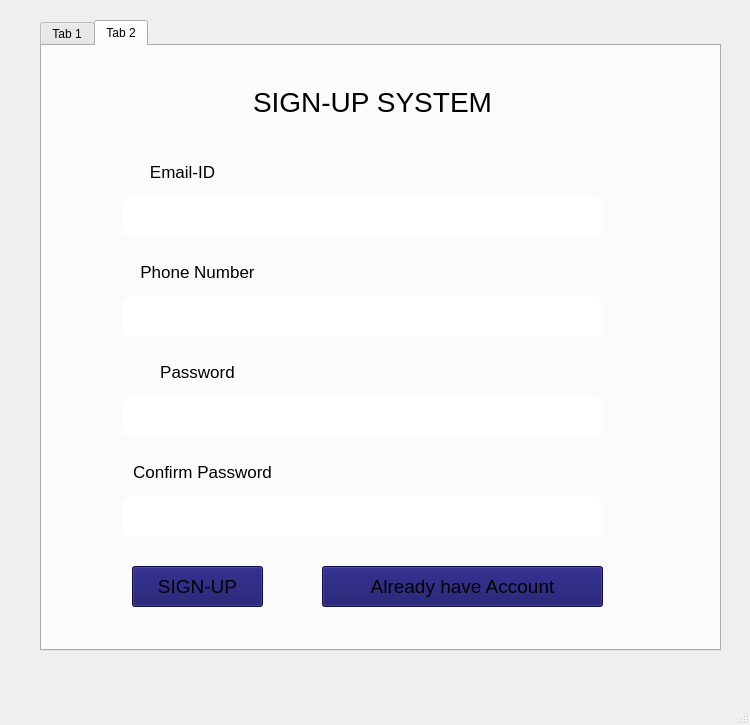
<?xml version="1.0" encoding="UTF-8"?>
<ui version="4.0">
 <class>MainWindow</class>
 <widget class="QMainWindow" name="MainWindow">
  <property name="geometry">
   <rect>
    <x>0</x>
    <y>0</y>
    <width>750</width>
    <height>725</height>
   </rect>
  </property>
  <property name="windowTitle">
   <string>Login System using Python3</string>
  </property>
  <widget class="QWidget" name="centralwidget">
   <widget class="QTabWidget" name="tabWidget">
    <property name="geometry">
     <rect>
      <x>40</x>
      <y>20</y>
      <width>681</width>
      <height>631</height>
     </rect>
    </property>
    <property name="currentIndex">
     <number>1</number>
    </property>
    <widget class="QWidget" name="tab">
     <attribute name="title">
      <string>Tab 1</string>
     </attribute>
     <widget class="QLabel" name="label">
      <property name="geometry">
       <rect>
        <x>30</x>
        <y>30</y>
        <width>621</width>
        <height>51</height>
       </rect>
      </property>
      <property name="font">
       <font>
        <pointsize>21</pointsize>
       </font>
      </property>
      <property name="text">
       <string>LOGIN SYSTEM</string>
      </property>
      <property name="alignment">
       <set>Qt::AlignCenter</set>
      </property>
     </widget>
     <widget class="QLabel" name="label_2">
      <property name="geometry">
       <rect>
        <x>110</x>
        <y>140</y>
        <width>131</width>
        <height>31</height>
       </rect>
      </property>
      <property name="font">
       <font>
        <pointsize>13</pointsize>
       </font>
      </property>
      <property name="text">
       <string>Email or Phone</string>
      </property>
      <property name="alignment">
       <set>Qt::AlignCenter</set>
      </property>
     </widget>
     <widget class="QLineEdit" name="lineEdit">
      <property name="geometry">
       <rect>
        <x>100</x>
        <y>180</y>
        <width>481</width>
        <height>41</height>
       </rect>
      </property>
      <property name="font">
       <font>
        <pointsize>13</pointsize>
       </font>
      </property>
      <property name="styleSheet">
       <string notr="true">border:2px solid white;border-radius:10px;padding:10px 10px;</string>
      </property>
     </widget>
     <widget class="QLabel" name="label_3">
      <property name="geometry">
       <rect>
        <x>110</x>
        <y>260</y>
        <width>101</width>
        <height>31</height>
       </rect>
      </property>
      <property name="font">
       <font>
        <pointsize>13</pointsize>
       </font>
      </property>
      <property name="text">
       <string>Password</string>
      </property>
      <property name="alignment">
       <set>Qt::AlignCenter</set>
      </property>
     </widget>
     <widget class="QLineEdit" name="lineEdit_2">
      <property name="geometry">
       <rect>
        <x>100</x>
        <y>300</y>
        <width>481</width>
        <height>41</height>
       </rect>
      </property>
      <property name="font">
       <font>
        <pointsize>15</pointsize>
       </font>
      </property>
      <property name="styleSheet">
       <string notr="true">border:2px solid white;border-radius:10px;padding:10px 10px;</string>
      </property>
      <property name="echoMode">
       <enum>QLineEdit::PasswordEchoOnEdit</enum>
      </property>
     </widget>
     <widget class="QPushButton" name="pushButton">
      <property name="geometry">
       <rect>
        <x>110</x>
        <y>380</y>
        <width>131</width>
        <height>41</height>
       </rect>
      </property>
      <property name="font">
       <font>
        <pointsize>14</pointsize>
       </font>
      </property>
      <property name="cursor">
       <cursorShape>PointingHandCursor</cursorShape>
      </property>
      <property name="styleSheet">
       <string notr="true">background:rgb(16, 12, 99);</string>
      </property>
      <property name="text">
       <string>LOGIN</string>
      </property>
     </widget>
     <widget class="QPushButton" name="pushButton_3">
      <property name="geometry">
       <rect>
        <x>290</x>
        <y>380</y>
        <width>291</width>
        <height>41</height>
       </rect>
      </property>
      <property name="font">
       <font>
        <pointsize>14</pointsize>
       </font>
      </property>
      <property name="cursor">
       <cursorShape>PointingHandCursor</cursorShape>
      </property>
      <property name="styleSheet">
       <string notr="true">background:rgb(16, 12, 99);</string>
      </property>
      <property name="text">
       <string>Not a Member, Sign-up Now?</string>
      </property>
     </widget>
    </widget>
    <widget class="QWidget" name="tab_2">
     <attribute name="title">
      <string>Tab 2</string>
     </attribute>
     <widget class="QLabel" name="label_4">
      <property name="geometry">
       <rect>
        <x>20</x>
        <y>30</y>
        <width>621</width>
        <height>51</height>
       </rect>
      </property>
      <property name="font">
       <font>
        <pointsize>21</pointsize>
       </font>
      </property>
      <property name="text">
       <string>SIGN-UP SYSTEM</string>
      </property>
      <property name="alignment">
       <set>Qt::AlignCenter</set>
      </property>
     </widget>
     <widget class="QLineEdit" name="lineEdit_3">
      <property name="geometry">
       <rect>
        <x>80</x>
        <y>150</y>
        <width>481</width>
        <height>41</height>
       </rect>
      </property>
      <property name="font">
       <font>
        <pointsize>14</pointsize>
       </font>
      </property>
      <property name="styleSheet">
       <string notr="true">border:2px solid white;border-radius:10px;padding:10px 10px;</string>
      </property>
     </widget>
     <widget class="QLabel" name="label_5">
      <property name="geometry">
       <rect>
        <x>90</x>
        <y>210</y>
        <width>131</width>
        <height>31</height>
       </rect>
      </property>
      <property name="font">
       <font>
        <pointsize>13</pointsize>
       </font>
      </property>
      <property name="text">
       <string>Phone Number</string>
      </property>
      <property name="alignment">
       <set>Qt::AlignCenter</set>
      </property>
     </widget>
     <widget class="QPushButton" name="pushButton_2">
      <property name="geometry">
       <rect>
        <x>90</x>
        <y>520</y>
        <width>131</width>
        <height>41</height>
       </rect>
      </property>
      <property name="font">
       <font>
        <pointsize>14</pointsize>
       </font>
      </property>
      <property name="cursor">
       <cursorShape>PointingHandCursor</cursorShape>
      </property>
      <property name="styleSheet">
       <string notr="true">background:rgb(16, 12, 99);</string>
      </property>
      <property name="text">
       <string>SIGN-UP</string>
      </property>
     </widget>
     <widget class="QLabel" name="label_6">
      <property name="geometry">
       <rect>
        <x>90</x>
        <y>110</y>
        <width>101</width>
        <height>31</height>
       </rect>
      </property>
      <property name="font">
       <font>
        <pointsize>13</pointsize>
       </font>
      </property>
      <property name="text">
       <string>Email-ID</string>
      </property>
      <property name="alignment">
       <set>Qt::AlignCenter</set>
      </property>
     </widget>
     <widget class="QLineEdit" name="lineEdit_4">
      <property name="geometry">
       <rect>
        <x>80</x>
        <y>250</y>
        <width>481</width>
        <height>41</height>
       </rect>
      </property>
      <property name="font">
       <font>
        <pointsize>14</pointsize>
       </font>
      </property>
      <property name="styleSheet">
       <string notr="true">border:2px solid white;border-radius:10px;padding:10px 10px;</string>
      </property>
     </widget>
     <widget class="QLineEdit" name="lineEdit_5">
      <property name="geometry">
       <rect>
        <x>80</x>
        <y>450</y>
        <width>481</width>
        <height>41</height>
       </rect>
      </property>
      <property name="font">
       <font>
        <pointsize>14</pointsize>
       </font>
      </property>
      <property name="styleSheet">
       <string notr="true">border:2px solid white;border-radius:10px;padding:10px 10px;</string>
      </property>
     </widget>
     <widget class="QLabel" name="label_7">
      <property name="geometry">
       <rect>
        <x>80</x>
        <y>410</y>
        <width>161</width>
        <height>31</height>
       </rect>
      </property>
      <property name="font">
       <font>
        <pointsize>13</pointsize>
       </font>
      </property>
      <property name="text">
       <string>Confirm Password</string>
      </property>
      <property name="alignment">
       <set>Qt::AlignCenter</set>
      </property>
     </widget>
     <widget class="QLineEdit" name="lineEdit_6">
      <property name="geometry">
       <rect>
        <x>80</x>
        <y>350</y>
        <width>481</width>
        <height>41</height>
       </rect>
      </property>
      <property name="font">
       <font>
        <pointsize>14</pointsize>
       </font>
      </property>
      <property name="styleSheet">
       <string notr="true">border:2px solid white;border-radius:10px;padding:10px 10px;</string>
      </property>
     </widget>
     <widget class="QLabel" name="label_8">
      <property name="geometry">
       <rect>
        <x>90</x>
        <y>310</y>
        <width>131</width>
        <height>31</height>
       </rect>
      </property>
      <property name="font">
       <font>
        <pointsize>13</pointsize>
       </font>
      </property>
      <property name="text">
       <string>Password</string>
      </property>
      <property name="alignment">
       <set>Qt::AlignCenter</set>
      </property>
     </widget>
     <widget class="QPushButton" name="pushButton_4">
      <property name="geometry">
       <rect>
        <x>280</x>
        <y>520</y>
        <width>281</width>
        <height>41</height>
       </rect>
      </property>
      <property name="font">
       <font>
        <pointsize>14</pointsize>
       </font>
      </property>
      <property name="cursor">
       <cursorShape>PointingHandCursor</cursorShape>
      </property>
      <property name="styleSheet">
       <string notr="true">background:rgb(16, 12, 99);</string>
      </property>
      <property name="text">
       <string>Already have Account</string>
      </property>
     </widget>
    </widget>
   </widget>
  </widget>
  <widget class="QMenuBar" name="menubar">
   <property name="geometry">
    <rect>
     <x>0</x>
     <y>0</y>
     <width>750</width>
     <height>30</height>
    </rect>
   </property>
  </widget>
  <widget class="QStatusBar" name="statusbar"/>
 </widget>
 <resources/>
 <connections/>
</ui>
